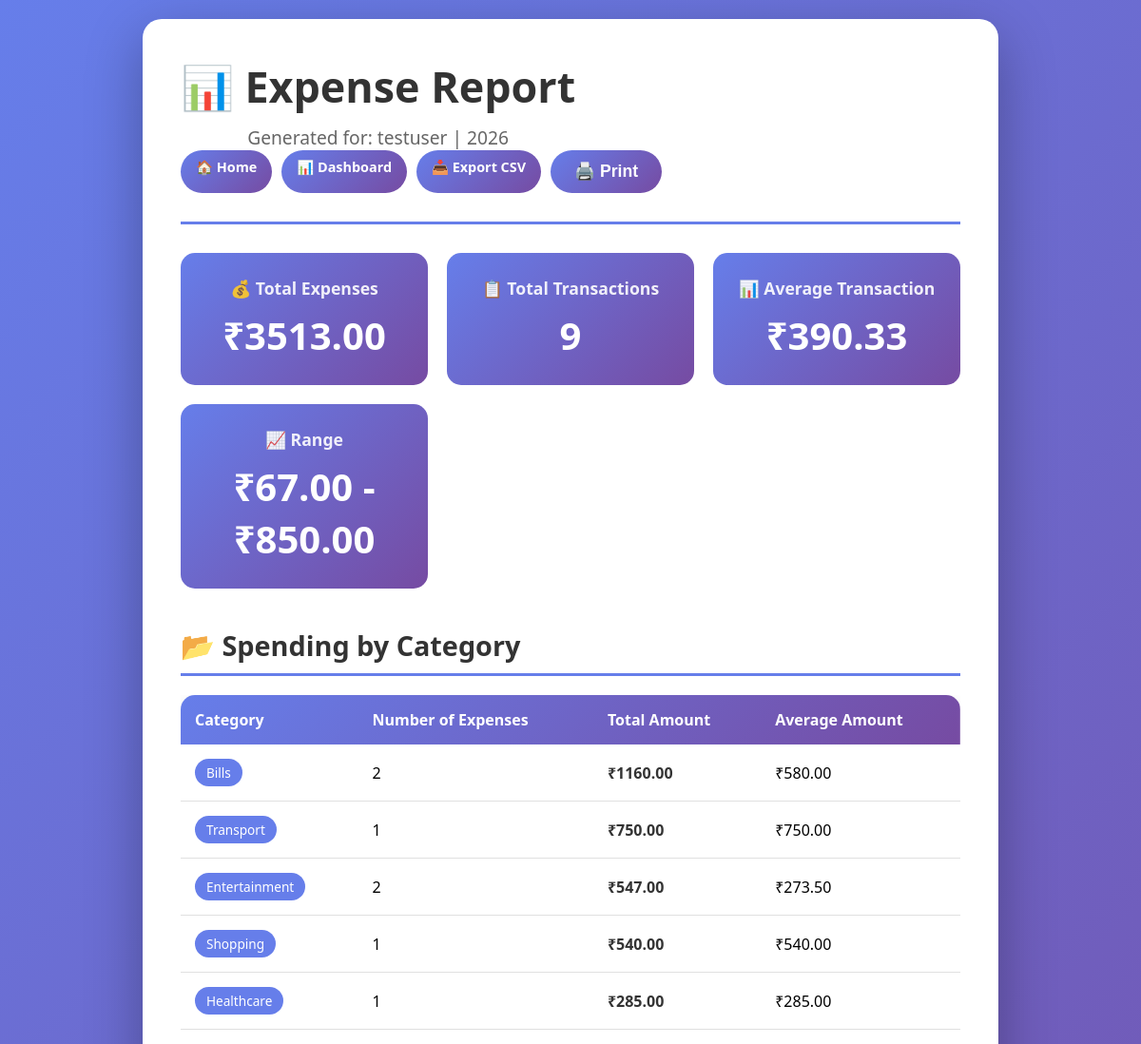
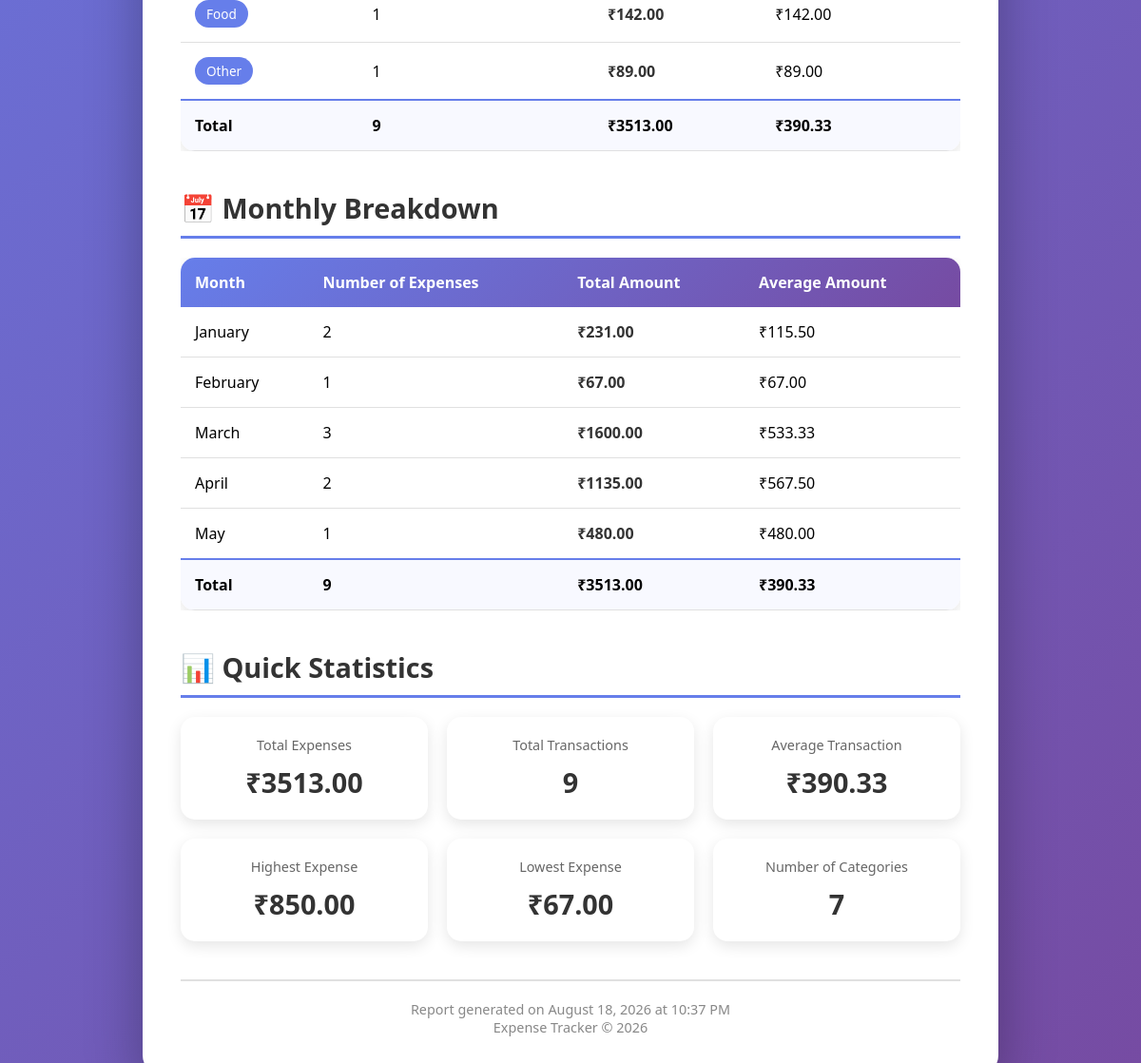
/report (signed in), run on the app's committed database (2 pictures, top to bottom).
### tables this page shows
CREATE TABLE expenses (
            id INTEGER PRIMARY KEY AUTOINCREMENT,
            user_id INTEGER NOT NULL,
            description TEXT NOT NULL,
            amount REAL NOT NULL,
            category TEXT NOT NULL,
            date TEXT NOT NULL,
            FOREIGN KEY (user_id) REFERENCES users (id)
        );

### app.py (the view)
@app.route('/report')
def report():
    if 'user_id' not in session:
        flash('Please login to view reports.', 'info')
        return redirect(url_for('login'))
    try:
        user_id = session['user_id']
        category_summary = db.get_category_summary(user_id)
        monthly_summary = db.get_monthly_summary(user_id)
        stats = db.get_expense_stats(user_id)
        current_year = datetime.now().year
        total_expenses = db.get_total_expenses(user_id)
        return render_template('report.html',
                             category_summary=category_summary,
                             monthly_summary=monthly_summary,
                             stats=stats,
                             total_expenses=total_expenses,
                             current_year=current_year,
                             username=session.get('username'))
    except Exception as e:
        flash('An error occurred while generating the report. Please try again.', 'error')
        return redirect(url_for('home'))

### database.py (called while the page is built)
def get_connection():
    conn = sqlite3.connect(DB_NAME)
    conn.row_factory = sqlite3.Row
    return conn

def get_total_expenses(user_id):
    conn = get_connection()
    cursor = conn.cursor()
    cursor.execute('''
        SELECT SUM(amount) as total
        FROM expenses
        WHERE user_id = ?
    ''', (user_id,))
    result = cursor.fetchone()
    conn.close()
    return result['total'] if result['total'] is not None else 0

def get_category_summary(user_id):
    conn = get_connection()
    cursor = conn.cursor()
    cursor.execute('''
        SELECT
            category,
            COUNT(*) as count,
            SUM(amount) as total,
            ROUND(AVG(amount), 2) as average
        FROM expenses
        WHERE user_id = ?
        GROUP BY category
        ORDER BY total DESC
    ''', (user_id,))
    results = cursor.fetchall()
    conn.close()
    return results

def get_expense_stats(user_id):
    conn = get_connection()
    cursor = conn.cursor()
    cursor.execute('''
        SELECT
            COUNT(*) as total_count,
            SUM(amount) as total_amount,
            ROUND(AVG(amount), 2) as average_amount,
            MIN(amount) as min_amount,
            MAX(amount) as max_amount
        FROM expenses
        WHERE user_id = ?
    ''', (user_id,))
    result = cursor.fetchone()
    conn.close()
    return {
        'total_count': result['total_count'] if result['total_count'] else 0,
        'total_amount': result['total_amount'] if result['total_amount'] else 0,
        'average_amount': result['average_amount'] if result['average_amount'] else 0,
        'min_amount': result['min_amount'] if result['min_amount'] else 0,
        'max_amount': result['max_amount'] if result['max_amount'] else 0
    }

### templates/report.html (shortened to what this page needs)
<!DOCTYPE html>
<html lang="en">
<head>
    <link rel="stylesheet" href="{{ url_for('static', filename='style.css') }}">
</head>
<body>
    <div class="container">
        <header>
            <div style="display: flex; justify-content: space-between; align-items: center; flex-wrap: wrap;">
                <div>
                    <h1>📊 Expense Report</h1>
                    <p>Generated for: {{ username }} | {{ current_year }}</p>
                </div>
                <div class="no-print" style="display: flex; gap: 10px; flex-wrap: wrap;">
                    <a href="{{ url_for('home') }}" class="btn-nav">🏠 Home</a>
                    <a href="{{ url_for('dashboard') }}" class="btn-nav">📊 Dashboard</a>
                    <a href="{{ url_for('export_csv') }}" class="btn-nav">📥 Export CSV</a>
                    <button onclick="window.print()" class="btn-submit">🖨️ Print</button>
                </div>
            </div>
        </header>
        <main>
            <section class="stats">
                <div class="stat-card">
                    <h3>💰 Total Expenses</h3>
                    <p class="stat-number">₹{{ "%.2f"|format(stats.total_amount) }}</p>
                </div>
                <div class="stat-card">
                    <h3>📋 Total Transactions</h3>
                    <p class="stat-number">{{ stats.total_count }}</p>
                </div>
                <div class="stat-card">
                    <h3>📊 Average Transaction</h3>
                    <p class="stat-number">₹{{ "%.2f"|format(stats.average_amount) }}</p>
                </div>
                <div class="stat-card">
                    <h3>📈 Range</h3>
                    <p class="stat-number">₹{{ "%.2f"|format(stats.min_amount) }} - ₹{{ "%.2f"|format(stats.max_amount) }}</p>
                </div>
            </section>
            <section class="report-section">
                <h2>📂 Spending by Category</h2>
                {% if category_summary %}
                    <div class="table-responsive">
                        <table>
                            <thead>
                                <tr>
                                    <th>Category</th>
                                    <th>Number of Expenses</th>
                                    <th>Total Amount</th>
                                    <th>Average Amount</th>
                                </tr>
                            </thead>
                            <tbody>
                                {% for cat in category_summary %}
                                <tr>
                                    <td><span class="badge">{{ cat.category }}</span></td>
                                    <td>{{ cat.count }}</td>
                                    <td class="amount">₹{{ "%.2f"|format(cat.total) }}</td>
                                    <td>₹{{ "%.2f"|format(cat.average) }}</td>
                                </tr>
                                {% endfor %}
                            </tbody>
                            <tfoot>
                                <tr>
                                    <td><strong>Total</strong></td>
                                    <td><strong>{{ category_summary|sum(attribute='count') }}</strong></td>
                                    <td><strong>₹{{ "%.2f"|format(total_expenses) }}</strong></td>
                                    <td><strong>₹{{ "%.2f"|format(total_expenses / category_summary|sum(attribute='count') if category_summary|sum(attribute='count') > 0 else 0) }}</strong></td>
                                </tr>
                            </tfoot>
                        </table>
                    </div>
                {% else %}
                    <div class="empty-state">
                        <p>No expenses recorded yet.</p>
                    </div>
                {% endif %}
            </section>
            <section class="report-section">
                <h2>📅 Monthly Breakdown</h2>
                {% if monthly_summary %}
                    <div class="table-responsive">
                        <table>
                            <thead>
                                <tr>
                                    <th>Month</th>
                                    <th>Number of Expenses</th>
                                    <th>Total Amount</th>
                                    <th>Average Amount</th>
                                </tr>
                            </thead>
                            <tbody>
                                {% for month in monthly_summary %}
                                <tr>
                                    <td>{{ month.month_name }}</td>
                                    <td>{{ month.count }}</td>
                                    <td class="amount">₹{{ "%.2f"|format(month.total) }}</td>
                                    <td>₹{{ "%.2f"|format(month.average) }}</td>
                                </tr>
                                {% endfor %}
                            </tbody>
                            <tfoot>
                                <tr>
                                    <td><strong>Total</strong></td>
                                    <td><strong>{{ monthly_summary|sum(attribute='count') }}</strong></td>
                                    <td><strong>₹{{ "%.2f"|format(total_expenses) }}</strong></td>
                                    <td><strong>₹{{ "%.2f"|format(total_expenses / monthly_summary|sum(attribute='count') if monthly_summary|sum(attribute='count') > 0 else 0) }}</strong></td>
                                </tr>
                            </tfoot>
                        </table>
                    </div>
                {% else %}
                    <div class="empty-state">
                        <p>No expenses recorded this year.</p>
                    </div>
                {% endif %}
            </section>
            <section class="report-section">
                <h2>📊 Quick Statistics</h2>
                <div class="stats-grid">
                    <div class="stat-box">
                        <span class="stat-label">Total Expenses</span>
                        <span class="stat-value">₹{{ "%.2f"|format(stats.total_amount) }}</span>
                    </div>
                    <div class="stat-box">
                        <span class="stat-label">Total Transactions</span>
                        <span class="stat-value">{{ stats.total_count }}</span>
                    </div>
                    <div class="stat-box">
                        <span class="stat-label">Average Transaction</span>
                        <span class="stat-value">₹{{ "%.2f"|format(stats.average_amount) }}</span>
                    </div>
                    <div class="stat-box">
                        <span class="stat-label">Highest Expense</span>
                        <span class="stat-value">₹{{ "%.2f"|format(stats.max_amount) }}</span>
                    </div>
                    <div class="stat-box">
                        <span class="stat-label">Lowest Expense</span>
                        <span class="stat-value">₹{{ "%.2f"|format(stats.min_amount) }}</span>
                    </div>
                    <div class="stat-box">
                        <span class="stat-label">Number of Categories</span>
                        <span class="stat-value">{{ category_summary|length }}</span>
                    </div>
                </div>
            </section>
            <div style="text-align: center; margin-top: 40px; padding-top: 20px; border-top: 2px solid #e0e0e0; color: #888; font-size: 0.9rem;">
                <p id="report-timestamp">Report generated on loading...</p>
                <p>Expense Tracker © {{ current_year }}</p>
            </div>
        </main>
    </div>
</body>
</html>

### static/style.css (style rules this page uses)
* { margin: 0; padding: 0; box-sizing: border-box; }
body { font-family: 'Segoe UI', Tahoma, Geneva, Verdana, sans-serif; background: linear-gradient(135deg, #667eea 0%, #764ba2 100%); min-height: 100vh; display: flex; justify-content: center; align-items: center; padding: 20px; }
.container { background: white; border-radius: 20px; box-shadow: 0 20px 60px rgba(0, 0, 0, 0.3); padding: 40px; max-width: 900px; width: 100%; animation: fadeIn 0.5s ease-in; }
header { text-align: center; padding-bottom: 30px; border-bottom: 3px solid #667eea; margin-bottom: 30px; }
header h1 { font-size: 2.8rem; color: #333; margin-bottom: 10px; }
header p { font-size: 1.2rem; color: #666; }
.stats { display: grid; grid-template-columns: repeat(auto-fit, minmax(200px, 1fr)); gap: 20px; margin-top: 30px; }
.stat-card { background: linear-gradient(135deg, #667eea 0%, #764ba2 100%); padding: 25px; border-radius: 15px; text-align: center; color: white; transition: transform 0.3s ease; }
.stat-card h3 { font-size: 1.1rem; margin-bottom: 10px; opacity: 0.9; }
.stat-number { font-size: 2.5rem; font-weight: bold; }
.table-responsive { overflow-x: auto; }
table { width: 100%; border-collapse: collapse; background: white; border-radius: 15px; overflow: hidden; box-shadow: 0 5px 15px rgba(0, 0, 0, 0.1); }
thead { background: linear-gradient(135deg, #667eea 0%, #764ba2 100%); color: white; }
th { padding: 15px; text-align: left; font-weight: 600; }
td { padding: 15px; border-bottom: 1px solid #e0e0e0; }
.badge { background: #667eea; color: white; padding: 5px 12px; border-radius: 20px; font-size: 0.85rem; display: inline-block; }
.amount { font-weight: bold; color: #333; }
.btn-submit { flex: 1; background: linear-gradient(135deg, #667eea 0%, #764ba2 100%); color: white; padding: 12px 25px; border: none; border-radius: 30px; font-size: 1.1rem; font-weight: bold; cursor: pointer; transition: transform 0.3s ease, box-shadow 0.3s ease; }
.btn-nav { background: linear-gradient(135deg, #667eea 0%, #764ba2 100%); color: white; padding: 10px 20px; border-radius: 30px; text-decoration: none; font-weight: bold; transition: transform 0.3s ease, box-shadow 0.3s ease; display: inline-block; }
header .btn-nav, header .btn-logout { font-size: 0.9rem; padding: 8px 16px; }
.report-section { margin-top: 40px; }
.report-section h2 { color: #333; margin-bottom: 20px; font-size: 1.8rem; border-bottom: 3px solid #667eea; padding-bottom: 10px; }
.stats-grid { display: grid; grid-template-columns: repeat(auto-fit, minmax(200px, 1fr)); gap: 20px; margin-top: 20px; }
.stat-box { background: white; padding: 20px; border-radius: 15px; box-shadow: 0 5px 15px rgba(0, 0, 0, 0.1); text-align: center; transition: transform 0.3s ease; }
.stat-label { display: block; color: #666; font-size: 0.9rem; margin-bottom: 10px; }
.stat-value { display: block; font-size: 1.8rem; font-weight: bold; color: #333; }
tfoot { background: #f8f9ff; font-weight: bold; }
tfoot td { padding: 15px; border-top: 2px solid #667eea; }

### data on the page
expenses: category "Transport", count "1", total "750.00", average "750.00"
expenses: category "Shopping", count "1", total "540.00", average "540.00"
expenses: category "Healthcare", count "1", total "285.00", average "285.00"
expenses: category "Food", count "1", total "142.00", average "142.00"
expenses: category "Other", count "1", total "89.00", average "89.00"

### other printed values
{{ username }} "testuser"
{{ "%.2f"|format(stats.total_amount) }} "3513.00"
{{ stats.total_count }} "9"
{{ "%.2f"|format(stats.average_amount) }} "390.33"
{{ "%.2f"|format(stats.min_amount) }} "67.00"
{{ "%.2f"|format(stats.max_amount) }} "850.00"
{{ cat.category }} "Bills" "Entertainment"
{{ cat.count }} "2" "2"
{{ "%.2f"|format(cat.total) }} "1160.00" "547.00"
{{ "%.2f"|format(cat.average) }} "580.00" "273.50"
{{ category_summary|sum(attribute='count') }} "9"
{{ "%.2f"|format(total_expenses) }} "3513.00"
{{ month.month_name }} "January" "February" "March" "April" "May"
{{ month.count }} "2" "1" "3" "2" "1"
{{ "%.2f"|format(month.total) }} "231.00" "67.00" "1600.00" "1135.00" "480.00"
